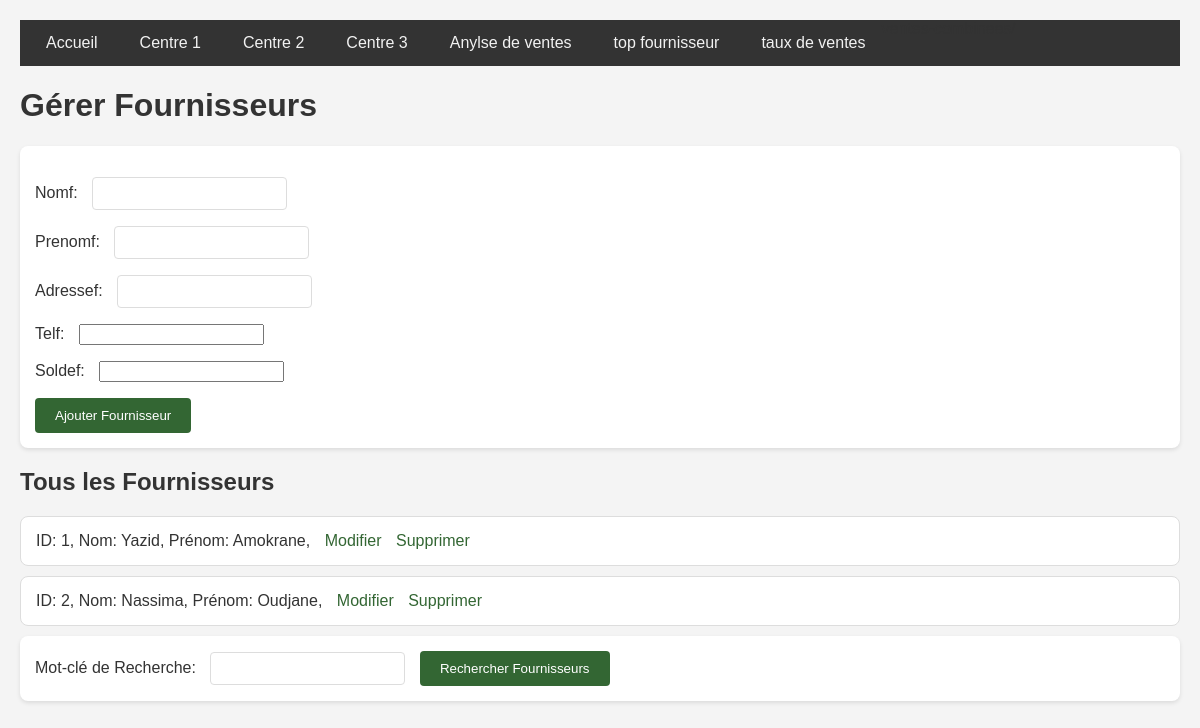
Page /gerer_fournisseurs/ on the committed database.
### application/models.py (models this page shows, shortened)
class Fournisseur(models.Model):
     nomf= models.CharField(max_length=40)
     prenomf= models.CharField(max_length=40)
     adressef= models.CharField(max_length=100)
     telf= models.IntegerField()
     soldef= models.FloatField(max_length=20)

### application/views.py (the view)
# urls.py: path('gerer_fournisseurs/', views.gerer_fournisseurs, name='gerer_fournisseurs'),
def gerer_fournisseurs(request):
    fournisseurs = Fournisseur.objects.all()
    if 'keyword' in request.GET:
        keyword = request.GET['keyword']
        fournisseurs = Fournisseur.objects.filter(nomf__icontains=keyword) | Fournisseur.objects.filter(prenomf__icontains=keyword)
    if request.method == 'POST':
        form = FournisseurForm(request.POST)
        if form.is_valid():
            form.save()
            return redirect('gerer_fournisseurs')
    else:
        form = FournisseurForm()
    return render(request, 'gerer_fournisseur.html', {'fournisseurs': fournisseurs, 'form': form})

### application/forms.py
class FournisseurForm(forms.ModelForm):
    class Meta:
        model = Fournisseur
        fields = ['nomf', 'prenomf', 'adressef', 'telf', 'soldef']

### application/templates/gerer_fournisseur.html (shortened to what this page needs)
{% load static %}
<!DOCTYPE html><!DOCTYPE html>
<html lang="en">
<head>
    <link rel="stylesheet" href="{% static 'application/styles.css' %}">
</head>
<body>
    <nav class="nav-agriculture">
        <a href="{% url 'index' %}">Accueil</a>
        <a href="{% url 'centre_menu' centre_id=1 %}">Centre 1</a>
        <a href="{% url 'centre_menu' centre_id=2 %}">Centre 2</a>
        <a href="{% url 'centre_menu' centre_id=3 %}">Centre 3</a>
        <a href="{% url 'analyse_ventes' %}">Anylse de ventes </a>
        <a href="{% url 'top_fournisseurs' %}">top fournisseur </a>
        <a href="{% url 'ventes_combinees' %}">taux de ventes  </a>
    </nav>
    <h1>Gérer Fournisseurs</h1>
    <form method="post" action="">
        {{ form.as_p }}
        <button type="submit">Ajouter Fournisseur</button>
    </form>
    <h2>Tous les Fournisseurs</h2>
    <ul>
        {% for fournisseur in fournisseurs %}
            <li>ID: {{ fournisseur.id }}, Nom: {{ fournisseur.nomf }}, Prénom: {{ fournisseur.prenomf }},
                <a href="{% url 'modifier_fournisseur' fournisseur.pk %}">Modifier</a>
                <a href="{% url 'supprimer_fournisseur' fournisseur.pk %}">Supprimer</a>
            </li>
        {% endfor %}
        <form method="get" action="">
            <label for="keyword">Mot-clé de Recherche:</label>
            <input type="text" name="keyword" required>
            <button type="submit">Rechercher Fournisseurs</button>
        </form>
    </ul>

### application/static/application/styles.css (style rules this page uses)
body { font-family: 'Arial', sans-serif; color: #333; background-color: #f4f4f4; margin: 0; padding: 0; }
.nav-agriculture { background-color: #333; overflow: hidden; }
.nav-agriculture a { float: left; display: block; color: #f2f2f2; text-align: center; padding: 14px 16px; text-decoration: none; }

### application/templates/gerer_fournisseur.html (style rules this page uses)
body { font-family: Arial, sans-serif; background-color: #f4f4f4; margin: 0; padding: 20px; }
h1, h2 { color: #333; }
form { margin-bottom: 20px; background-color: #fff; padding: 15px; border-radius: 8px; box-shadow: 0 2px 4px rgba(0,0,0,0.1); }
label { margin-right: 10px; }
input[type="text"] { padding: 8px; border: 1px solid #ddd; border-radius: 4px; margin-right: 10px; }
button { padding: 10px 20px; border: none; border-radius: 4px; background-color: #336633; color: white; cursor: pointer; }
ul { list-style-type: none; padding: 0; }
li { background-color: #fff; border: 1px solid #ddd; border-radius: 8px; padding: 15px; margin-bottom: 10px; }
a { text-decoration: none; color: #336633; margin-left: 10px; }

### rows in the picture
Fournisseur: id "1", nomf "Yazid", prenomf "Amokrane"
Fournisseur: id "2", nomf "Nassima", prenomf "Oudjane"
